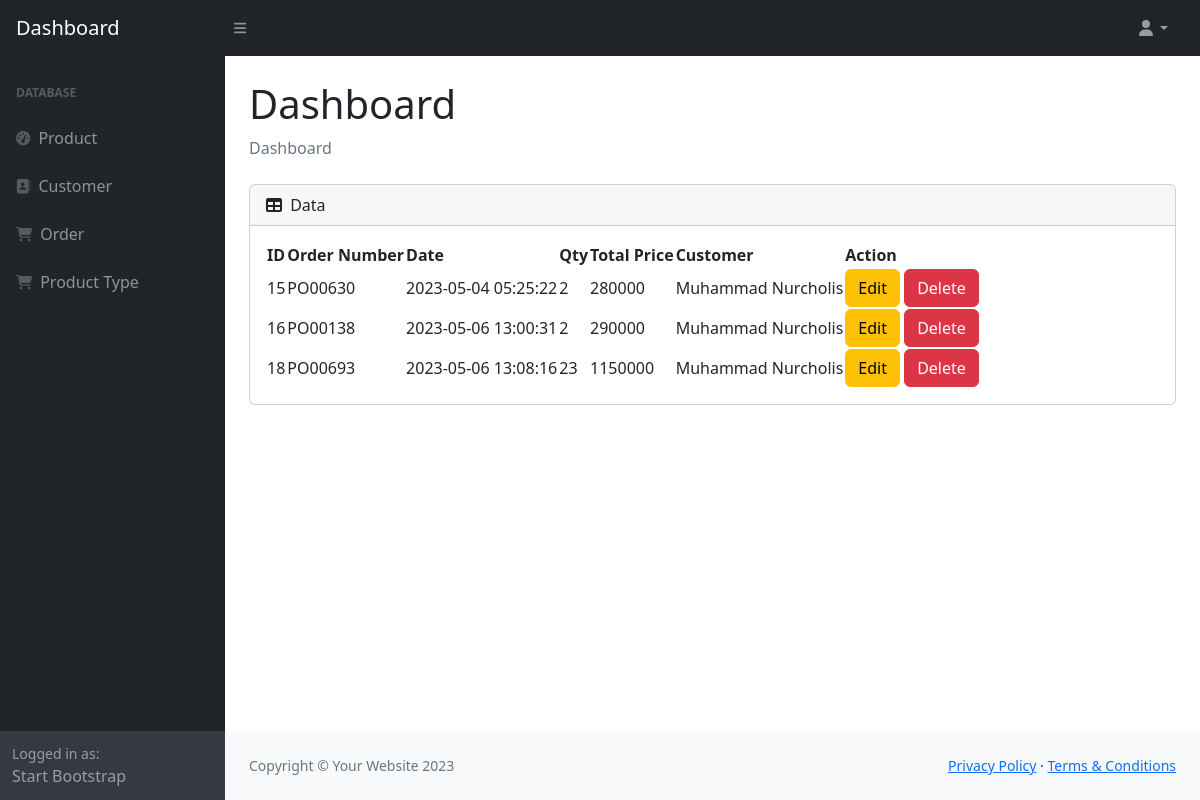
Screenshot of /dashboard/pages/order/order.php with the database file from the repository.
### tables this page shows
CREATE TABLE `orders` (
  `id` int(11) NOT NULL,
  `order_number` varchar(45) DEFAULT NULL,
  `date` datetime DEFAULT NULL,
  `qty` int(11) DEFAULT NULL,
  `total_price` int(11) DEFAULT NULL,
  `customer_id` int(11) NOT NULL,
  `product_id` int(11) NOT NULL
);

CREATE TABLE `customer` (
  `id` int(11) NOT NULL,
  `name` varchar(45) DEFAULT NULL,
  `gender` enum('L','P') DEFAULT NULL,
  `phone` varchar(45) DEFAULT NULL,
  `email` varchar(45) DEFAULT NULL,
  `address` longtext DEFAULT NULL,
  `card_id` int(11) NOT NULL
);

### feat/functions.php (called while the page is built, shortened)
<?php
$conn = mysqli_connect("localhost", "root", "", "dbclothing");
function query($query)
{
    global $conn;
    $result = mysqli_query($conn, $query);
    $rows = [];
    while ($row = mysqli_fetch_assoc($result)) {
        $rows[] = $row;
    }
    return $rows;
};

### dashboard/pages/order/order.php (the view)
<?php
require_once "../../templates/header.php";
$customer = query("SELECT a.*,b.name as customer_name FROM orders a INNER JOIN customer b ON a.customer_id=b.id");
?>
<div class="card mb-4">
    <div class="card-header">
        <i class="fas fa-table me-1"></i>
        Data <?= $title; ?>
    </div>
    <div class="card-body">
        <table id="datatablesSimple">
            <thead>
                <tr>
                    <th>ID</th>
                    <th>Order Number</th>
                    <th>Date</th>
                    <th>Qty</th>
                    <th>Total Price</th>
                    <th>Customer</th>
                    <th>Action</th>
                </tr>
            </thead>
            <tbody>
                <?php foreach ($customer as $p) : ?>
                    <tr>
                        <td><?= $p["id"]; ?></td>
                        <td><?= $p["order_number"]; ?></td>
                        <td><?= $p["date"]; ?></td>
                        <td><?= $p["qty"]; ?></td>
                        <td><?= $p["total_price"]; ?></td>
                        <td><?= $p["customer_name"]; ?></td>
                        <td>
                            <a href="edit_order.php?id=<?= $p['id']; ?>" class="btn btn-warning">Edit</a>
                            <a href="delete_order.php?id=<?= $p['id']; ?>" class="btn btn-danger" onclick="return confirm('Yakin?')">Delete</a>
                        </td>
                    </tr>
                <?php endforeach; ?>
            </tbody>
        </table>
    </div>
</div>
</div>
</main>
<?php require_once "../../templates/footer.php" ?>

### rows the page displays
orders: id "15", order_number "PO00630", date "2023-05-04 05:25:22", qty "2", total_price "280000", customer.name "Muhammad Nurcholis"
orders: id "16", order_number "PO00138", date "2023-05-06 13:00:31", qty "2", total_price "290000", customer.name "Muhammad Nurcholis"
orders: id "18", order_number "PO00693", date "2023-05-06 13:08:16", qty "23", total_price "1150000", customer.name "Muhammad Nurcholis"
